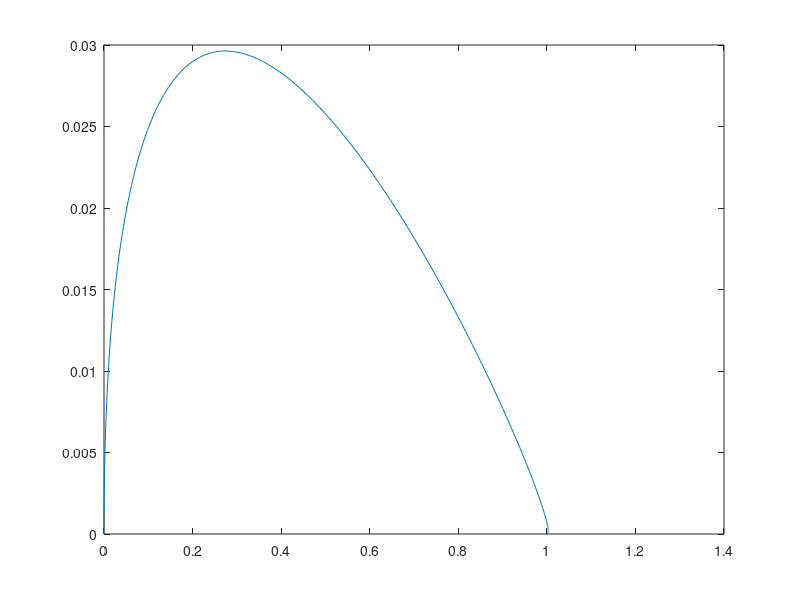

This chart was generated by the following MATLAB code:
%{
This is a test script to check the efficiency of polyninomal trajectory
path: given waypoints
v: given velocity
T: total time
%}
path = [0, 0;
        1,0];
v = [0,0.1;
     -0.1,0];
T = 2;
 
% p(t) = a_0 + a_1 * t + a_2 * t^2 + a_3 * t^3
 
A = [1 0 0 0; ...
     1 T T^2 T^3;...
     0 1 0 0;...
     0 1 2*T 3*T^2];
 
p_x = A\[path(:,1); v(:,1)];
p_y = A\[path(:,2); v(:,2)];
 
traj = [];
for t = 0: 0.005 : T
    x = [1 t t^2 t^3]*p_x;
    y = [1 t t^2 t^3]*p_y;
    traj=[traj;[x,y]];
end
plot(traj(:,1), traj(:,2))